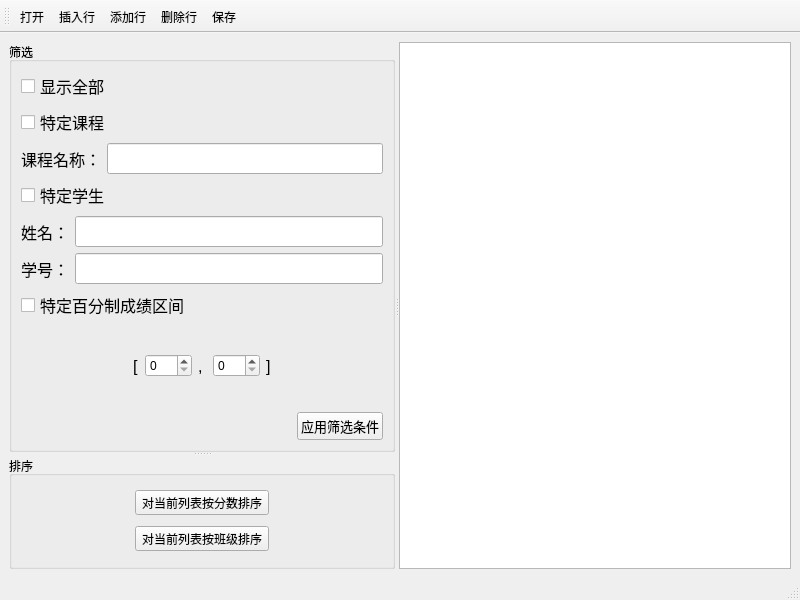
<?xml version="1.0" encoding="UTF-8"?>
<ui version="4.0">
 <class>MainWindow</class>
 <widget class="QMainWindow" name="MainWindow">
  <property name="geometry">
   <rect>
    <x>0</x>
    <y>0</y>
    <width>800</width>
    <height>600</height>
   </rect>
  </property>
  <property name="windowTitle">
   <string>MainWindow</string>
  </property>
  <widget class="QWidget" name="centralwidget">
   <layout class="QGridLayout" name="gridLayout">
    <item row="0" column="0">
     <widget class="QSplitter" name="splitter_2">
      <property name="orientation">
       <enum>Qt::Horizontal</enum>
      </property>
      <widget class="QSplitter" name="splitter">
       <property name="orientation">
        <enum>Qt::Vertical</enum>
       </property>
       <widget class="QGroupBox" name="groupBox">
        <property name="minimumSize">
         <size>
          <width>200</width>
          <height>0</height>
         </size>
        </property>
        <property name="title">
         <string>筛选</string>
        </property>
        <layout class="QGridLayout" name="gridLayout_2">
         <item row="0" column="0">
          <layout class="QVBoxLayout" name="verticalLayout">
           <item>
            <widget class="QCheckBox" name="chkShowAll">
             <property name="font">
              <font>
               <family>宋体</family>
               <pointsize>12</pointsize>
              </font>
             </property>
             <property name="text">
              <string>显示全部</string>
             </property>
            </widget>
           </item>
           <item>
            <widget class="QCheckBox" name="chkCourse">
             <property name="font">
              <font>
               <family>宋体</family>
               <pointsize>12</pointsize>
              </font>
             </property>
             <property name="text">
              <string>特定课程</string>
             </property>
            </widget>
           </item>
           <item>
            <layout class="QHBoxLayout" name="horizontalLayout_4">
             <item>
              <widget class="QLabel" name="label_4">
               <property name="font">
                <font>
                 <family>宋体</family>
                 <pointsize>12</pointsize>
                </font>
               </property>
               <property name="text">
                <string>课程名称：</string>
               </property>
              </widget>
             </item>
             <item>
              <widget class="QLineEdit" name="linCourseName">
               <property name="font">
                <font>
                 <family>宋体</family>
                 <pointsize>12</pointsize>
                </font>
               </property>
              </widget>
             </item>
            </layout>
           </item>
           <item>
            <widget class="QCheckBox" name="chkStudent">
             <property name="font">
              <font>
               <family>宋体</family>
               <pointsize>12</pointsize>
              </font>
             </property>
             <property name="text">
              <string>特定学生</string>
             </property>
            </widget>
           </item>
           <item>
            <layout class="QHBoxLayout" name="horizontalLayout_5">
             <item>
              <widget class="QLabel" name="label_5">
               <property name="font">
                <font>
                 <family>宋体</family>
                 <pointsize>12</pointsize>
                </font>
               </property>
               <property name="text">
                <string>姓名：</string>
               </property>
              </widget>
             </item>
             <item>
              <widget class="QLineEdit" name="linStudentName">
               <property name="font">
                <font>
                 <family>宋体</family>
                 <pointsize>12</pointsize>
                </font>
               </property>
              </widget>
             </item>
            </layout>
           </item>
           <item>
            <layout class="QHBoxLayout" name="horizontalLayout_6">
             <item>
              <widget class="QLabel" name="label_6">
               <property name="font">
                <font>
                 <family>宋体</family>
                 <pointsize>12</pointsize>
                </font>
               </property>
               <property name="text">
                <string>学号：</string>
               </property>
              </widget>
             </item>
             <item>
              <widget class="QLineEdit" name="linStudentNumber">
               <property name="font">
                <font>
                 <family>宋体</family>
                 <pointsize>12</pointsize>
                </font>
               </property>
              </widget>
             </item>
            </layout>
           </item>
           <item>
            <widget class="QCheckBox" name="chkScoreInterval">
             <property name="font">
              <font>
               <family>宋体</family>
               <pointsize>12</pointsize>
              </font>
             </property>
             <property name="text">
              <string>特定百分制成绩区间</string>
             </property>
            </widget>
           </item>
           <item>
            <layout class="QHBoxLayout" name="horizontalLayout_3">
             <item>
              <spacer name="horizontalSpacer">
               <property name="orientation">
                <enum>Qt::Horizontal</enum>
               </property>
               <property name="sizeHint" stdset="0">
                <size>
                 <width>13</width>
                 <height>20</height>
                </size>
               </property>
              </spacer>
             </item>
             <item>
              <layout class="QHBoxLayout" name="horizontalLayout_2">
               <item>
                <widget class="QLabel" name="label">
                 <property name="font">
                  <font>
                   <family>Arial</family>
                   <pointsize>12</pointsize>
                  </font>
                 </property>
                 <property name="text">
                  <string>[</string>
                 </property>
                </widget>
               </item>
               <item>
                <widget class="QSpinBox" name="sBoxSmall">
                 <property name="maximum">
                  <number>100</number>
                 </property>
                </widget>
               </item>
               <item>
                <widget class="QLabel" name="label_3">
                 <property name="font">
                  <font>
                   <family>Arial</family>
                   <pointsize>12</pointsize>
                  </font>
                 </property>
                 <property name="text">
                  <string>, </string>
                 </property>
                </widget>
               </item>
               <item>
                <widget class="QSpinBox" name="sBoxLarge">
                 <property name="maximum">
                  <number>100</number>
                 </property>
                </widget>
               </item>
               <item>
                <widget class="QLabel" name="label_2">
                 <property name="font">
                  <font>
                   <family>Arial</family>
                   <pointsize>12</pointsize>
                  </font>
                 </property>
                 <property name="text">
                  <string>]</string>
                 </property>
                </widget>
               </item>
              </layout>
             </item>
             <item>
              <spacer name="horizontalSpacer_2">
               <property name="orientation">
                <enum>Qt::Horizontal</enum>
               </property>
               <property name="sizeHint" stdset="0">
                <size>
                 <width>13</width>
                 <height>20</height>
                </size>
               </property>
              </spacer>
             </item>
            </layout>
           </item>
           <item>
            <layout class="QHBoxLayout" name="horizontalLayout">
             <item>
              <spacer name="horizontalSpacer_3">
               <property name="orientation">
                <enum>Qt::Horizontal</enum>
               </property>
               <property name="sizeHint" stdset="0">
                <size>
                 <width>40</width>
                 <height>20</height>
                </size>
               </property>
              </spacer>
             </item>
             <item>
              <widget class="QPushButton" name="btnFilter">
               <property name="font">
                <font>
                 <family>宋体</family>
                 <pointsize>10</pointsize>
                </font>
               </property>
               <property name="text">
                <string>应用筛选条件</string>
               </property>
              </widget>
             </item>
            </layout>
           </item>
          </layout>
         </item>
        </layout>
       </widget>
       <widget class="QGroupBox" name="groupBox_2">
        <property name="title">
         <string>排序</string>
        </property>
        <layout class="QVBoxLayout" name="verticalLayout_2">
         <item>
          <layout class="QHBoxLayout" name="horizontalLayout_7">
           <item>
            <spacer name="horizontalSpacer_4">
             <property name="orientation">
              <enum>Qt::Horizontal</enum>
             </property>
             <property name="sizeHint" stdset="0">
              <size>
               <width>40</width>
               <height>20</height>
              </size>
             </property>
            </spacer>
           </item>
           <item>
            <widget class="QToolButton" name="btnSortByScore">
             <property name="text">
              <string>对当前列表按分数排序</string>
             </property>
            </widget>
           </item>
           <item>
            <spacer name="horizontalSpacer_5">
             <property name="orientation">
              <enum>Qt::Horizontal</enum>
             </property>
             <property name="sizeHint" stdset="0">
              <size>
               <width>40</width>
               <height>20</height>
              </size>
             </property>
            </spacer>
           </item>
          </layout>
         </item>
         <item>
          <layout class="QHBoxLayout" name="horizontalLayout_8">
           <item>
            <spacer name="horizontalSpacer_6">
             <property name="orientation">
              <enum>Qt::Horizontal</enum>
             </property>
             <property name="sizeHint" stdset="0">
              <size>
               <width>40</width>
               <height>20</height>
              </size>
             </property>
            </spacer>
           </item>
           <item>
            <widget class="QToolButton" name="btnSortByClass">
             <property name="text">
              <string>对当前列表按班级排序</string>
             </property>
            </widget>
           </item>
           <item>
            <spacer name="horizontalSpacer_7">
             <property name="orientation">
              <enum>Qt::Horizontal</enum>
             </property>
             <property name="sizeHint" stdset="0">
              <size>
               <width>40</width>
               <height>20</height>
              </size>
             </property>
            </spacer>
           </item>
          </layout>
         </item>
        </layout>
       </widget>
      </widget>
      <widget class="QTableView" name="tableView">
       <property name="minimumSize">
        <size>
         <width>300</width>
         <height>0</height>
        </size>
       </property>
      </widget>
     </widget>
    </item>
   </layout>
  </widget>
  <widget class="QMenuBar" name="menubar">
   <property name="geometry">
    <rect>
     <x>0</x>
     <y>0</y>
     <width>800</width>
     <height>21</height>
    </rect>
   </property>
  </widget>
  <widget class="QStatusBar" name="statusbar"/>
  <widget class="QToolBar" name="toolBar">
   <property name="windowTitle">
    <string>toolBar</string>
   </property>
   <attribute name="toolBarArea">
    <enum>TopToolBarArea</enum>
   </attribute>
   <attribute name="toolBarBreak">
    <bool>false</bool>
   </attribute>
   <addaction name="actOpen"/>
   <addaction name="actInsert"/>
   <addaction name="actAppend"/>
   <addaction name="actRemove"/>
   <addaction name="actSave"/>
  </widget>
  <action name="actSave">
   <property name="text">
    <string>保存</string>
   </property>
   <property name="toolTip">
    <string>将数据保存至文件</string>
   </property>
  </action>
  <action name="actOpen">
   <property name="text">
    <string>打开</string>
   </property>
   <property name="toolTip">
    <string>打开指定的文件</string>
   </property>
  </action>
  <action name="actInsert">
   <property name="text">
    <string>插入行</string>
   </property>
   <property name="toolTip">
    <string>在选中的行前插入一个空行</string>
   </property>
  </action>
  <action name="actAppend">
   <property name="text">
    <string>添加行</string>
   </property>
   <property name="toolTip">
    <string>在表格尾部添加一行</string>
   </property>
  </action>
  <action name="actRemove">
   <property name="text">
    <string>删除行</string>
   </property>
   <property name="toolTip">
    <string>删除选中的单元格所在的行</string>
   </property>
  </action>
 </widget>
 <resources/>
 <connections/>
</ui>
